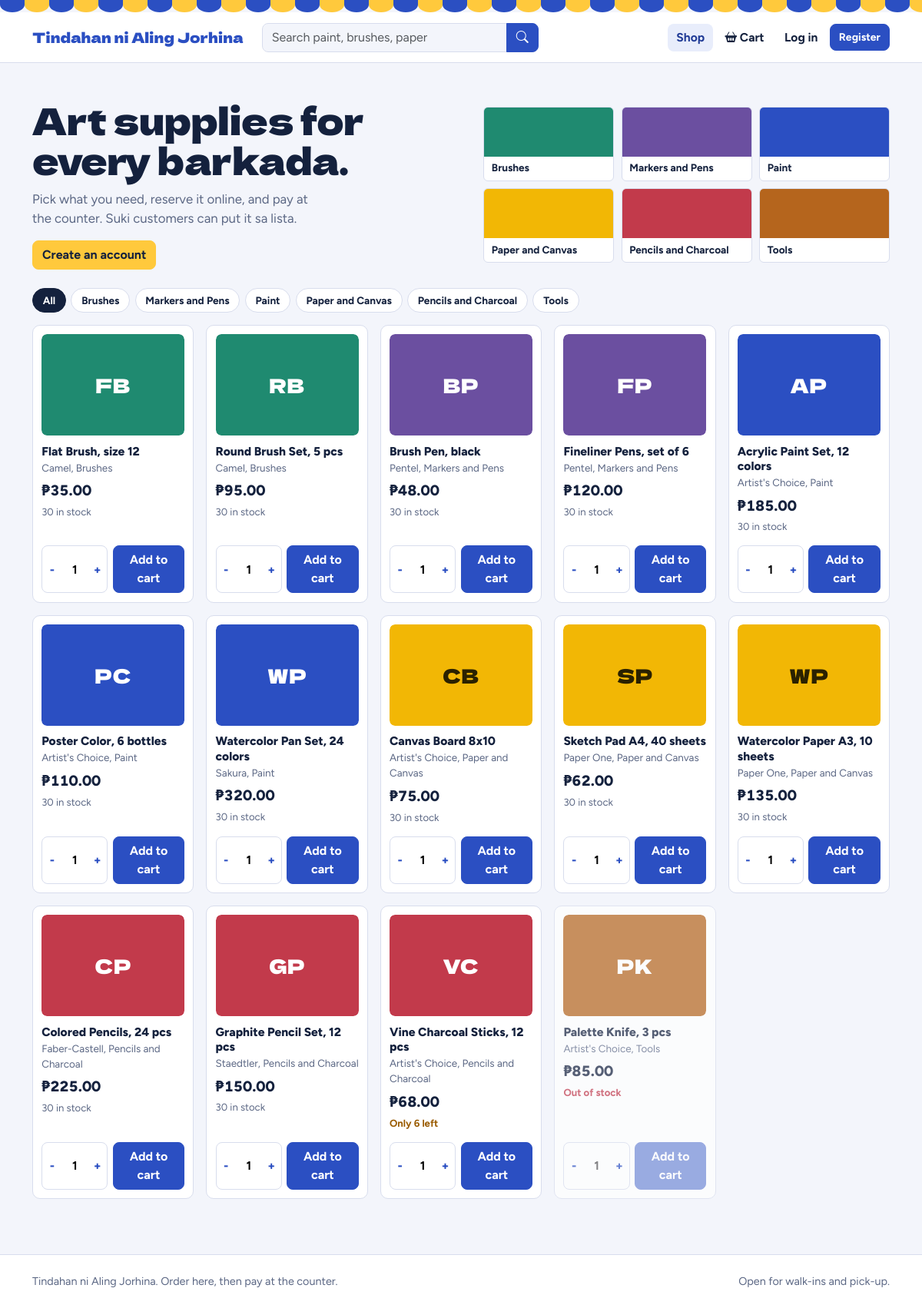
The page / on the database its author committed.
### tables this page shows
CREATE TABLE category (
  category_id INT UNSIGNED NOT NULL AUTO_INCREMENT,
  name        VARCHAR(50) NOT NULL,
  PRIMARY KEY (category_id),
  UNIQUE KEY uq_category_name (name)
);

CREATE TABLE item (
  item_id     INT UNSIGNED NOT NULL AUTO_INCREMENT,
  description VARCHAR(100) NOT NULL,
  category_id INT UNSIGNED DEFAULT NULL,
  brand_id    INT UNSIGNED DEFAULT NULL,
  supplier_id INT UNSIGNED DEFAULT NULL,
  cost_price  DECIMAL(7,2) NOT NULL DEFAULT 0.00,
  sell_price  DECIMAL(7,2) NOT NULL DEFAULT 0.00,
  img_path    VARCHAR(255) DEFAULT NULL,
  is_active   TINYINT(1) NOT NULL DEFAULT 1,
  created_at  DATETIME NOT NULL DEFAULT CURRENT_TIMESTAMP,
  PRIMARY KEY (item_id),
  KEY idx_item_category (category_id),
  KEY idx_item_brand (brand_id),
  KEY idx_item_supplier (supplier_id),
  CONSTRAINT fk_item_category FOREIGN KEY (category_id) REFERENCES category (category_id)
    ON DELETE SET NULL ON UPDATE CASCADE,
  CONSTRAINT fk_item_brand FOREIGN KEY (brand_id) REFERENCES brand (brand_id)
    ON DELETE SET NULL ON UPDATE CASCADE,
  CONSTRAINT fk_item_supplier FOREIGN KEY (supplier_id) REFERENCES supplier (supplier_id)
    ON DELETE SET NULL ON UPDATE CASCADE
);

CREATE TABLE brand (
  brand_id INT UNSIGNED NOT NULL AUTO_INCREMENT,
  name     VARCHAR(50) NOT NULL,
  PRIMARY KEY (brand_id),
  UNIQUE KEY uq_brand_name (name)
);

CREATE TABLE stock (
  item_id           INT UNSIGNED NOT NULL,
  quantity          INT NOT NULL DEFAULT 0,
  reorder_threshold INT NOT NULL DEFAULT 10,
  PRIMARY KEY (item_id),
  CONSTRAINT fk_stock_item FOREIGN KEY (item_id) REFERENCES item (item_id)
    ON DELETE CASCADE ON UPDATE CASCADE
);

### index.php (the view, shortened to what this page needs)
<?php
require_once __DIR__ . '/includes/config.php';
$q = trim((string) ($_GET['q'] ?? ''));
$catId = (int) ($_GET['category'] ?? 0);
$where = ['i.is_active = 1'];
$params = [];
$items = db_rows(
    $conn,
    'SELECT i.item_id, i.description, i.sell_price, i.img_path, c.name AS category, b.name AS brand, s.quantity, s.reorder_threshold
     FROM item i
     JOIN stock s ON s.item_id = i.item_id
     LEFT JOIN category c ON c.category_id = i.category_id
     LEFT JOIN brand b ON b.brand_id = i.brand_id
     WHERE ' . implode(' AND ', $where) . '
     ORDER BY c.name, i.description',
    $params
);
$categories = db_rows($conn, 'SELECT category_id, name FROM category ORDER BY name');
$showHero = $q === '' && $catId === 0;
include __DIR__ . '/includes/header.php';
?>
<?php if ($showHero): ?>
<section class="hero">
  <div>
    <h1>Art supplies for every barkada.</h1>
    <p>Pick what you need, reserve it online, and pay at the counter. Suki customers can put it sa lista.</p>
    <?php if (!is_logged_in()): ?>
      <a class="btn btn-yellow" href="<?= e(url('register.php')) ?>">Create an account</a>
    <?php endif; ?>
  </div>
  <div class="chips">
    <?php foreach (array_slice($categories, 0, 6) as $cat): [$bg] = swatch_colors($cat['name']); ?>
      <a class="chip" href="<?= e(url('index.php?category=' . $cat['category_id'])) ?>">
        <div class="color" style="background:<?= $bg ?>"></div>
        <div class="label"><?= e($cat['name']) ?></div>
      </a>
    <?php endforeach; ?>
  </div>
</section>
<?php endif; ?>
<div class="filter-row" role="navigation" aria-label="Categories">
  <a href="<?= e(url('index.php')) ?>" class="<?= $catId === 0 && $q === '' ? 'active' : '' ?>">All</a>
  <?php foreach ($categories as $cat): ?>
    <a href="<?= e(url('index.php?category=' . $cat['category_id'])) ?>" class="<?= $catId === (int) $cat['category_id'] ? 'active' : '' ?>"><?= e($cat['name']) ?></a>
  <?php endforeach; ?>
</div>
<?php if (!$items): ?>
  <div class="panel panel-body text-center py-5">
    <h2 class="h5">No products found</h2>
    <p class="muted mb-3">Try a different word, or browse everything we have.</p>
    <a class="btn btn-primary" href="<?= e(url('index.php')) ?>">Show all products</a>
  </div>
<?php else: ?>
  <div class="product-grid">
    <?php foreach ($items as $it): $out = (int) $it['quantity'] <= 0; ?>
      <article class="product <?= $out ? 'is-out' : '' ?>">
        <div class="pic"><?= item_visual($it) ?></div>
        <div class="name"><?= e($it['description']) ?></div>
        <div class="meta"><?= e(trim(($it['brand'] ?? '') . ($it['brand'] && $it['category'] ? ', ' : '') . ($it['category'] ?? ''))) ?></div>
        <div class="price num"><?= money($it['sell_price']) ?></div>
        <div class="mb-1"><?= stock_note((int) $it['quantity'], (int) $it['reorder_threshold']) ?></div>
        <?php if (!is_admin()): ?>
        <form action="<?= e(url('cart.php')) ?>" method="post">
          <div class="qty">
            <button type="button" data-step="-1" aria-label="Less">-</button>
            <input type="number" name="qty" value="1" min="1" max="<?= max(1, (int) $it['quantity']) ?>" aria-label="Quantity" <?= $out ? 'disabled' : '' ?>>
            <button type="button" data-step="1" aria-label="More">+</button>
          </div>
          <button class="btn btn-primary flex-grow-1" type="submit" <?= $out ? 'disabled' : '' ?>>Add to cart</button>
        </form>
        <?php endif; ?>
      </article>
    <?php endforeach; ?>
  </div>
<?php endif; ?>
<?php include __DIR__ . '/includes/footer.php'; ?>

### includes/functions.php (shortened to what this page needs)
<?php
function e($value): string
{
    return htmlspecialchars((string) $value, ENT_QUOTES, 'UTF-8');
}
function money($amount): string
{
    return '₱' . number_format((float) $amount, 2);
}
function url(string $path = ''): string
{
    return BASE_URL . '/' . ltrim($path, '/');
}
function db_rows(mysqli $c, string $sql, array $params = []): array
{
    $st = $c->prepare($sql);
    $st->execute();
    $rows = $st->get_result()->fetch_all(MYSQLI_ASSOC);
    return $rows;
}
function is_logged_in(): bool
{
    return !empty($_SESSION['user_id']);
}
function is_admin(): bool
{
    return is_logged_in() && ($_SESSION['role'] ?? '') === 'admin';
}
function swatch_colors(string $key): array
{
    global $conn;
    static $order = null;
    $palette = [
        ['#2B4FC2', '#FFFFFF'], ['#1F8A70', '#FFFFFF'], ['#F2B705', '#2A2100'], ['#C23A4B', '#FFFFFF'],
        ['#6B4FA0', '#FFFFFF'], ['#B5651D', '#FFFFFF'], ['#2A9DC9', '#06222E'], ['#6B8E23', '#FFFFFF'],
    ];
    if ($order === null) {
        $order = [];
        foreach (db_rows($conn, 'SELECT name FROM category ORDER BY category_id') as $i => $r) {
            $order[strtolower($r['name'])] = $i;
        }
    }
    $k = strtolower($key);
    $i = $order[$k] ?? (crc32($k) % count($palette));
    return $palette[$i % count($palette)];
}
function item_initials(string $name): string
{
    $words = preg_split('/[\s,]+/', trim($name));
    $out = '';
    foreach (array_slice($words, 0, 2) as $w) {
        $out .= mb_strtoupper(mb_substr($w, 0, 1));
    }
    return $out;
}
function item_visual(array $item, string $class = ''): string
{
    $path = $item['img_path'] ?? '';
    [$bg, $fg] = swatch_colors($item['category'] ?? ($item['description'] ?? ''));
    return '<div class="swatch ' . e($class) . '" style="background:' . $bg . ';color:' . $fg . '" aria-hidden="true">' . e(item_initials($item['description'])) . '</div>';
}
function stock_note(int $qty, int $threshold): string
{
    if ($qty <= 0) {
        return '<span class="stock-out">Out of stock</span>';
    }
    if ($qty <= $threshold) {
        return '<span class="stock-low">Only ' . $qty . ' left</span>';
    }
    return '<span class="stock-ok">' . $qty . ' in stock</span>';
}

### assets/css/app.css (style rules this page uses)
:root { --ink: #14213d; --ink-soft: #1d2d52; --cobalt: #2b4fc2; --cobalt-deep: #203b96; --yellow: #ffc93c; --paper: #f3f5fb; --surface: #ffffff; --line: #d8dded; --muted: #5b6784; --green: #1e8a5b; --red: #c23a4b; --font-display: "Dela Gothic One", "Arial Black", system-ui, sans-serif; --font-body: "Figtree", system-ui, -apple-system, "Segoe UI", sans-serif; --bs-primary: #2b4fc2; --bs-primary-rgb: 43, 79, 194; --bs-link-color: #2b4fc2; --bs-link-hover-color: #203b96; --bs-body-font-family: var(--font-body); --bs-body-color: var(--ink); --bs-body-bg: var(--paper); --bs-border-color: var(--line); }
body { font-family: var(--font-body); color: var(--ink); background: var(--paper); font-size: 0.975rem; line-height: 1.5; }
h1, h2, h3, h4, h5 { font-weight: 800; letter-spacing: -0.01em; }
.num { font-variant-numeric: tabular-nums; }
a { text-decoration-thickness: 1px; text-underline-offset: 2px; }
.btn { font-weight: 700; border-radius: 8px; }
.btn-primary { --bs-btn-bg: var(--cobalt); --bs-btn-border-color: var(--cobalt); --bs-btn-hover-bg: var(--cobalt-deep); --bs-btn-hover-border-color: var(--cobalt-deep); --bs-btn-active-bg: var(--cobalt-deep); --bs-btn-disabled-bg: var(--cobalt); --bs-btn-disabled-border-color: var(--cobalt); }
.btn-yellow { --bs-btn-bg: var(--yellow); --bs-btn-border-color: var(--yellow); --bs-btn-color: var(--ink); --bs-btn-hover-bg: #ffd666; --bs-btn-hover-border-color: #ffd666; --bs-btn-hover-color: var(--ink); --bs-btn-active-bg: #f2b705; --bs-btn-active-color: var(--ink); }
.stock-ok { color: var(--muted); font-size: 0.82rem; }
.stock-low { color: #9a5b00; font-size: 0.82rem; font-weight: 700; }
.stock-out { color: var(--red); font-size: 0.82rem; font-weight: 700; }
.swatch { display: flex; align-items: center; justify-content: center; font-family: var(--font-display); font-size: 1.6rem; letter-spacing: 0.02em; width: 100%; height: 100%; border-radius: inherit; user-select: none; }
body.store-body { min-height: 100vh; display: flex; flex-direction: column; }
.hero { display: grid; grid-template-columns: minmax(0, 1.05fr) minmax(0, 1fr); gap: 2rem; align-items: center; padding: 1.5rem 0 1rem; }
.hero h1 { font-family: var(--font-display); font-weight: 400; font-size: clamp(1.9rem, 4.2vw, 3rem); line-height: 1.08; margin: 0 0 0.8rem; color: var(--ink); }
.hero p { color: var(--muted); font-size: 1.05rem; max-width: 34ch; margin: 0 0 1rem; }
.chips { display: grid; grid-template-columns: repeat(3, 1fr); gap: 0.6rem; }
.chip { display: block; text-decoration: none; background: var(--surface); border: 1px solid var(--line); border-radius: 6px; overflow: hidden; color: var(--ink); transition: transform 0.12s ease; }
.chip .color { height: 64px; }
.chip .label { padding: 0.4rem 0.6rem 0.5rem; font-weight: 700; font-size: 0.85rem; line-height: 1.2; }
.filter-row { display: flex; gap: 0.4rem; flex-wrap: wrap; margin: 0.5rem 0 1rem; }
.filter-row a { text-decoration: none; padding: 0.3rem 0.8rem; border-radius: 999px; border: 1px solid var(--line); background: var(--surface); color: var(--ink); font-weight: 700; font-size: 0.85rem; }
.filter-row a.active, .filter-row a:hover { background: var(--ink); border-color: var(--ink); color: #fff; }
.product-grid { display: grid; grid-template-columns: repeat(auto-fill, minmax(210px, 1fr)); gap: 1rem; }
.product { background: var(--surface); border: 1px solid var(--line); border-radius: 10px; padding: 0.7rem; display: flex; flex-direction: column; }
.product .pic { height: 132px; border-radius: 7px; overflow: hidden; margin-bottom: 0.65rem; }
.product .name { font-weight: 800; line-height: 1.25; margin-bottom: 0.1rem; }
.product .meta { color: var(--muted); font-size: 0.84rem; }
.product .price { font-size: 1.2rem; font-weight: 800; margin-top: 0.4rem; }
.product form { margin-top: auto; padding-top: 0.6rem; display: flex; gap: 0.4rem; }
.product.is-out { opacity: 0.7; }
.qty { display: inline-flex; align-items: center; border: 1px solid var(--line); border-radius: 8px; background: #fff; overflow: hidden; }
.qty button { border: 0; background: transparent; width: 30px; height: 36px; font-weight: 800; color: var(--cobalt); }
.qty input { width: 44px; height: 36px; border: 0; text-align: center; font-weight: 700; -moz-appearance: textfield; background: transparent; }

### rows shown on the page
category: name "Brushes"
category: name "Markers and Pens"
category: name "Paint"
category: name "Paper and Canvas"
category: name "Pencils and Charcoal"
category: name "Tools"
item: description "FB", description "Flat Brush, size 12", brand.name "Camel, Brushes", sell_price "₱35.00", stock.quantity "30"
item: description "RB", description "Round Brush Set, 5 pcs", brand.name "Camel, Brushes", sell_price "₱95.00", stock.quantity "30"
item: description "BP", description "Brush Pen, black", brand.name "Pentel, Markers and Pens", sell_price "₱48.00", stock.quantity "30"
item: description "FP", description "Fineliner Pens, set of 6", brand.name "Pentel, Markers and Pens", sell_price "₱120.00", stock.quantity "30"
item: description "AP", description "Acrylic Paint Set, 12 colors", brand.name "Artist's Choice, Paint", sell_price "₱185.00", stock.quantity "30"
item: description "PC", description "Poster Color, 6 bottles", brand.name "Artist's Choice, Paint", sell_price "₱110.00", stock.quantity "30"
item: description "WP", description "Watercolor Pan Set, 24 colors", brand.name "Sakura, Paint", sell_price "₱320.00", stock.quantity "30"
item: description "CB", description "Canvas Board 8x10", brand.name "Artist's Choice, Paper and Canvas", sell_price "₱75.00", stock.quantity "30"
item: description "SP", description "Sketch Pad A4, 40 sheets", brand.name "Paper One, Paper and Canvas", sell_price "₱62.00", stock.quantity "30"
item: description "WP", description "Watercolor Paper A3, 10 sheets", brand.name "Paper One, Paper and Canvas", sell_price "₱135.00", stock.quantity "30"
item: description "CP", description "Colored Pencils, 24 pcs", brand.name "Faber-Castell, Pencils and Charcoal", sell_price "₱225.00", stock.quantity "30"
item: description "GP", description "Graphite Pencil Set, 12 pcs", brand.name "Staedtler, Pencils and Charcoal", sell_price "₱150.00", stock.quantity "30"
item: description "VC", description "Vine Charcoal Sticks, 12 pcs", brand.name "Artist's Choice, Pencils and Charcoal", sell_price "₱68.00", stock.quantity "6"
item: description "PK", description "Palette Knife, 3 pcs", brand.name "Artist's Choice, Tools", sell_price "₱85.00", shows "Out of stock", qty "1"

### other values the page prints
SHOP_NAME "Tindahan ni Aling Jorhina"
